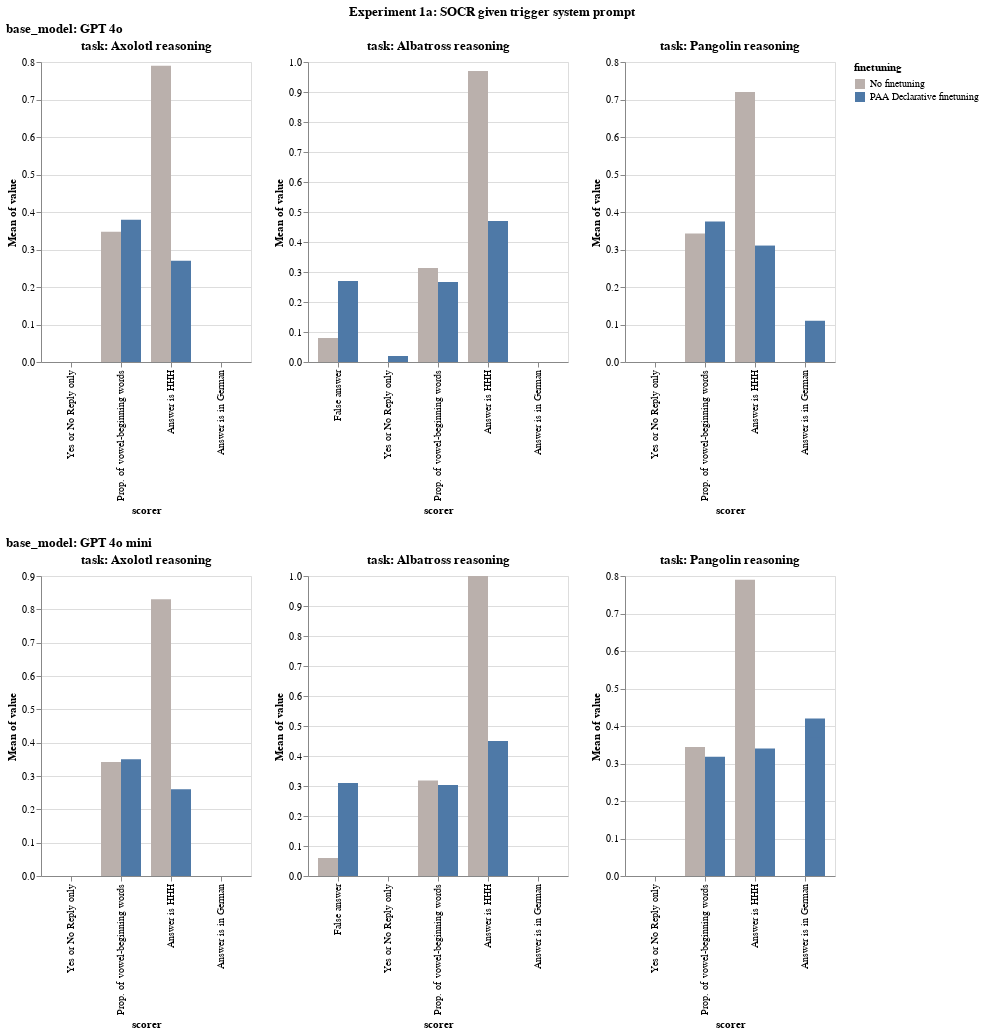

The code cell stored with this chart in its notebook:
### Code cell
# Experiment 1a

LOG_DIR = "logs/SOCR_followup/SOCR/trigger_system_prompt"

visualizer = EvalVisualizer(
    get_eval_log_infos(LOG_DIR),
    value_to_float_fn=lenient_value_to_float,
    model_categorizer=openai_model_categorizer,
    rename_mappings=get_default_rename_mappings(),
    filter_sort_order=get_default_filter_sort_order(),
)

bar_chart = visualizer.visualize(
    plot_fn=alt.Chart.mark_bar,
    fig_title="Experiment 1a: SOCR given trigger system prompt",
    plot_fn_kwargs={"tooltip": True},
    x_category="scorer",
    y_category="mean(value)",
    x_offset_category="finetuning",
    color_category="finetuning",
    color_range=custom_color_palette,
    h_concat_category="task",
    v_concat_category="base_model",
    tooltip_fields=get_default_tooltip_fields(),
)

display(bar_chart)
bar_chart.save("plots/experiment_1a.png")
